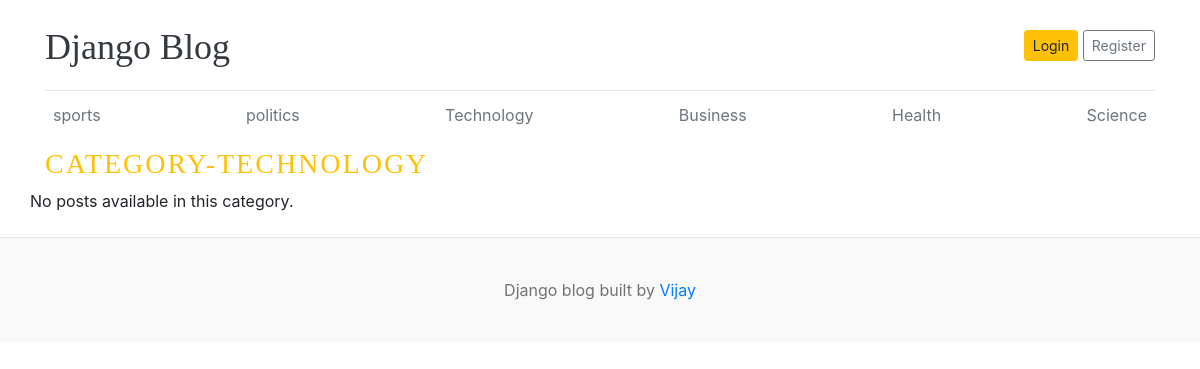
Screenshot of /category/3/ with the database file from the repository.
### blogs/models.py (models this page shows)
class Category(models.Model):
    category_name = models.CharField(max_length=50, unique=True)
    created_at = models.DateTimeField(auto_now_add=True)
    updated_at = models.DateTimeField(auto_now=True)
    class Meta:
        verbose_name_plural = 'categories'
    def __str__(self):
        return self.category_name

### blogs/views.py (the view)
# urls.py: path('<int:category_id>/', views.category_by_id, name='category_by_id'),
def category_by_id(request, category_id):
    posts = Blog.objects.filter(status = 'Published', category_id=category_id)
    category =  get_object_or_404(Category, id=category_id)
    context = {
        'posts': posts,
        'category': category,
    }
    return render(request, 'posts_by_category.html', context)

### blogs/context_processors.py (called while the page is built)
def get_categories(request):
    categories = Category.objects.all()
    return {'categories': categories}

### templates/posts_by_category.html (shortened to what this page needs)
{% extends 'base.html' %}
{% block content %}
  <h3 class="text-uppercase text-warning", style="letter-spacing: 2px;">Category-{{ category }}</h3>
  <div class="row mb-2">
    {% if posts %}
    {% for post in posts %}
    <div class="col-md-6">
      <div class="card border-0" >
        <div class="card-body">
          <h3>{{post.title}}</h3>
          <small class="mb-1 text-muted">{{post.created_at | timesince}} | {{ post.author }}</small>
          <p class="card-text">{{ post.short_description | truncatewords:20 }}</p>
        </div>
      </div>
    </div>
    {% endfor %}
    {% else %}
    <p>No posts available in this category.</p>
    {% endif %}
  </div>
</div>
{% endblock %}

### templates/base.html (shortened to what this page needs)
{% load static %}
<!DOCTYPE html>
<html lang="en">
<head>
    <link href="https://getbootstrap.com/docs/4.0/dist/css/bootstrap.min.css" rel="stylesheet">
    <link href="{% static 'css/blog.css' %}" rel="stylesheet">
  </head>
<body>
    <div class="container">
      <header class="blog-header py-3">
        <div class="row flex-nowrap justify-content-between align-items-center">
          <div class="col-8 pt-1">
            <a class="blog-header-logo text-dark" href="/">Django Blog</a>
          </div>
          <div class="col-4 d-flex justify-content-end align-items-center">
            <a class="btn btn-sm btn-warning" href="#">Login</a> &nbsp;
            <a class="btn btn-sm btn-outline-secondary" href="#">Register</a>
          </div>
        </div>
      </header>
      <div class="nav-scroller py-1 mb-2">
        <nav class="nav d-flex justify-content-between">
          {% for cat in categories %}
          <a class="p-2 text-muted" href="{% url 'category_by_id' cat.id %}">{{cat.category_name}}</a>
          {% endfor %}
        </nav>
      </div>
{% block content %}
{% endblock %}
 <footer class="blog-footer">
  <p>Django blog built by <a href="#">Vijay </a></p>
</footer>
</body>
</html>

### blog_main/static/css/blog.css (style rules this page uses)
.blog-header { border-bottom: 1px solid #e5e5e5; }
.blog-header-logo { font-family: "Playfair Display", Georgia, "Times New Roman", serif; font-size: 2.25rem; }
h1, h2, h3, h4, h5, h6 { font-family: "Playfair Display", Georgia, "Times New Roman", serif; }
.blog-footer { padding: 2.5rem 0; color: #727272; text-align: center; background-color: #f9f9f9; border-top: .05rem solid #e5e5e5; }
.blog-footer p:last-child { margin-bottom: 0; }

### rows the page displays
Category: category_name "sports"
Category: category_name "politics"
Category: category_name "Technology", category_name "TECHNOLOGY"
Category: category_name "Business"
Category: category_name "Health"
Category: category_name "Science"
